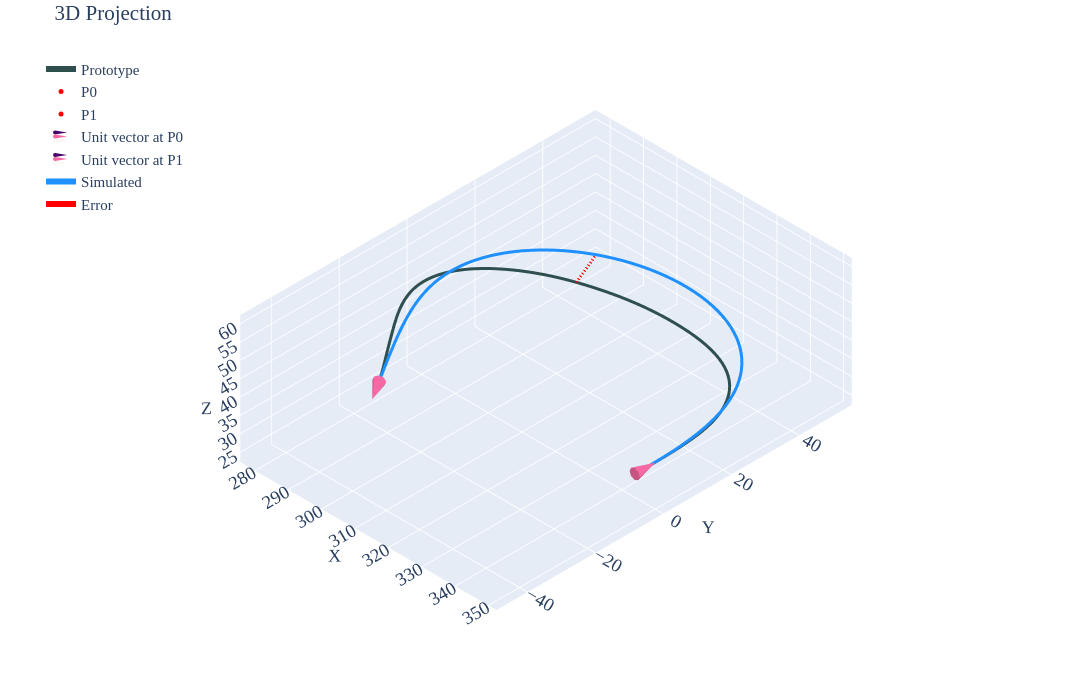

The notebook cell saved with this chart:
### Code cell
#| label: p2c1

gravity_looper(psit=2,case=1,density=1.107e-6,pfix='density-sens\\density-90-1107\\')
